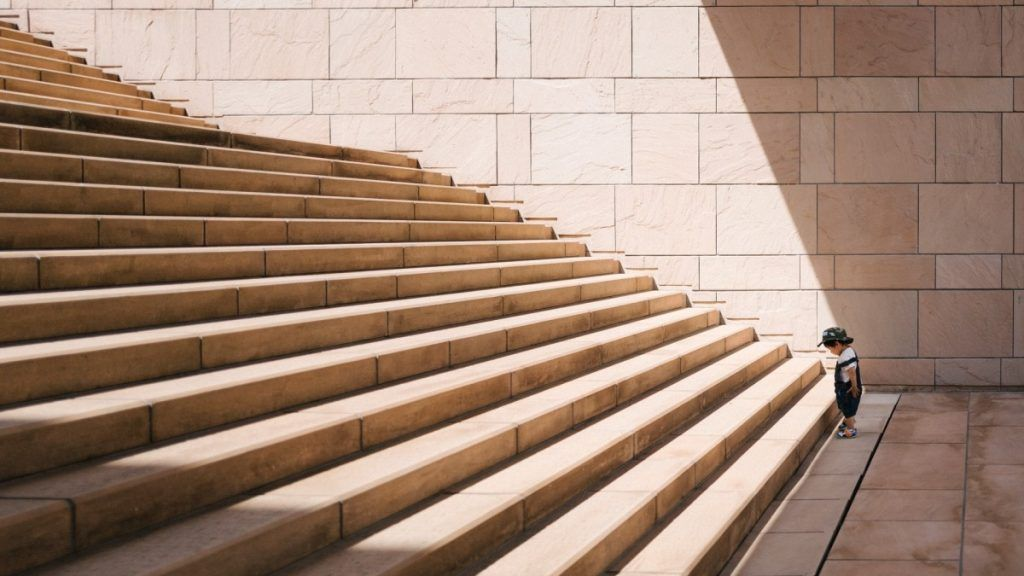
#> input picture images/stairs.jpg, 1024 x 576 px, found by its file name
$ jupyter execute lines.ipynb
#> lines starting #> are read from the running program, lines starting #| are printed output that depends on the picture; after the words box and inside, x2 and y2 are one past the last pixel; in counts of white or black regions, pixels touching at a corner belong together
### Loading the Required libraries

[cell 1]
import cv2
import numpy as np
import matplotlib.pyplot as plt

[cell 2]
path = "/home/chaitanya/computer_vision/images/"

[cell 3]
stairs_image_path = path + "stairs.jpg"
stairs_image = cv2.imread(stairs_image_path, cv2.IMREAD_GRAYSCALE)
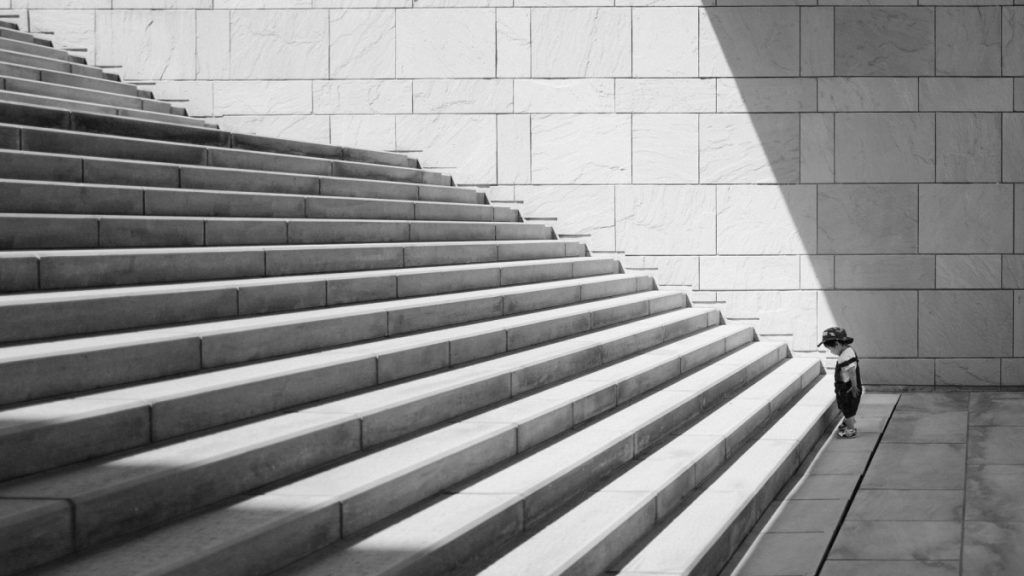
#> stairs_image: shape (576, 1024); min 0, max 252, mean 142.2
plt.figure(figsize=(6, 6))
plt.imshow(stairs_image, cmap="gray")
plt.show()

##### Applying Edge detector using Canny

[cell 4]
stairs_canny_edges = cv2.Canny(stairs_image, 400, 500)
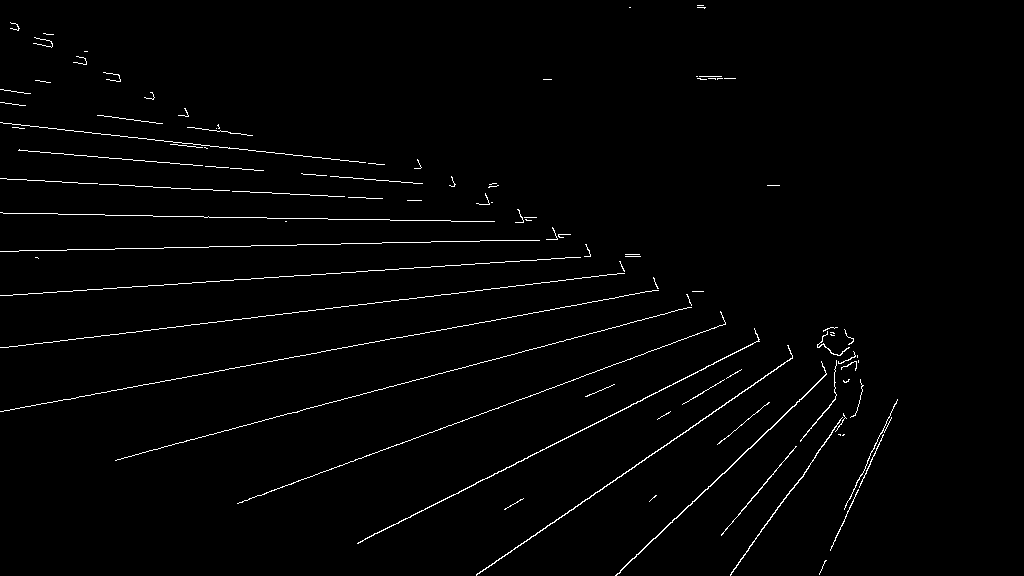
#> stairs_canny_edges: shape (576, 1024); 1.5% white in thin lines or dots, all inside (x1, y1, x2, y2) = (0, 5, 898, 576)
plt.figure(figsize=(6, 6))
plt.imshow(stairs_canny_edges, cmap="gray")
plt.show()

##### Performing Hough Transform

[cell 5]
lines = cv2.HoughLines(stairs_canny_edges, 1, np.pi / 180, threshold=100)
#> lines = 23 rows, first 8: [474, 1.31], [213, 1.59], [346, 1.45], [178, 1.62], [647, 1.1], [295, 1.5], [553, 1.22], [249, 1.55]

[cell 6]
for line in lines:
    rho, theta = line[0]
    a = np.cos(theta)
    b = np.sin(theta)
    x0 = a * rho
    y0 = b * rho
    x1 = int(x0 + 1000 * (-b))
    y1 = int(y0 + 1000 * (a))
    x2 = int(x0 - 1000 * (-b))
    y2 = int(y0 - 1000 * (a))
    cv2.line(stairs_image, (x1, y1), (x2, y2), (0, 0, 255), 2)
#> this loop made 23 passes
#> (rho, theta, a, b, x0, y0, x1, y1) on passes 1 to 12: (474, 1.31, 0.259, 0.966, 122.7, 457.8, -843, 716), (213, 1.59, -0.0175, 1, -3.72, 213, -1003, 195), (346, 1.45, 0.122, 0.993, 42.17, 343.4, -950, 465), (178, 1.62, -0.0523, 0.999, -9.32, 177.8, -1007, 125), (647, 1.1, 0.454, 0.891, 293.7, 576.5, -597, 1030), (295, 1.5, 0.0698, 0.998, 20.58, 294.3, -976, 364), (553, 1.22, 0.342, 0.94, 189.1, 519.7, -750, 861), (249, 1.55, 0.0175, 1, 4.35, 249, -995, 266), (123, 1.68, -0.105, 0.995, -12.86, 122.3, -1007, 17), (147, 1.66, -0.0872, 0.996, -12.81, 146.4, -1009, 59), (746, 0.96, 0.574, 0.819, 427.9, 611.1, -391, 1184), (842, 0.803, 0.695, 0.719, 584.9, 605.7, -134, 1300)
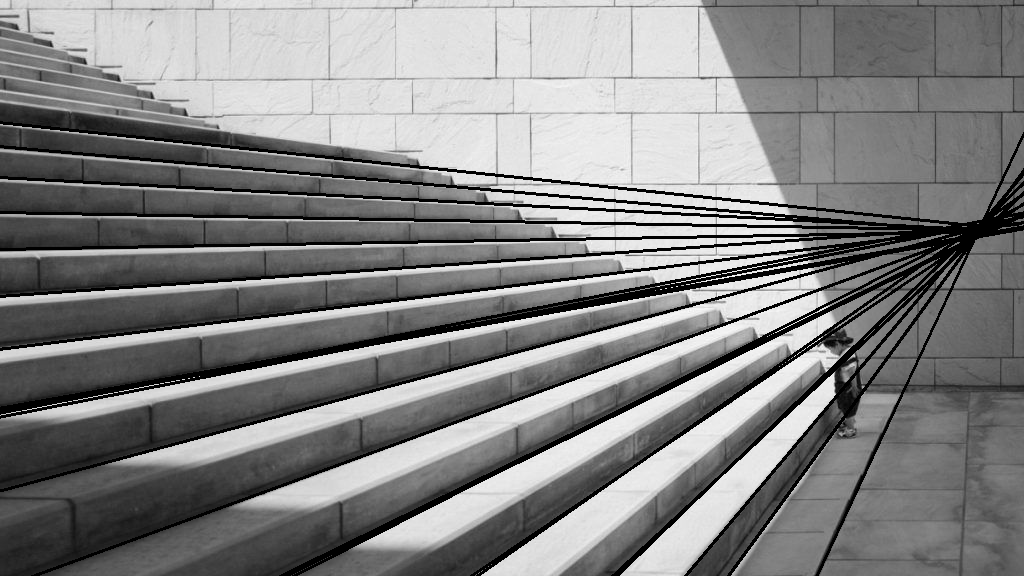
#> stairs_image: shape (576, 1024); 8.38% of pixels changed, all inside (x1, y1, x2, y2) = (0, 121, 1024, 576)

[cell 7]
plt.figure(figsize=(12, 6))
plt.subplot(1, 2, 1)
plt.imshow(stairs_canny_edges, cmap="gray")
plt.title("Edge Image")
plt.subplot(1, 2, 2)
plt.imshow(stairs_image, cmap="gray")
plt.title("Image with Hough Lines")
plt.show()
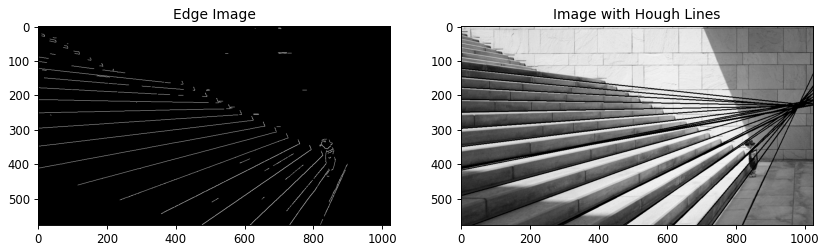
#> figure drawn by matplotlib, 2 panels

$ run again, with images/elephant.jpg copied over images/stairs.jpg
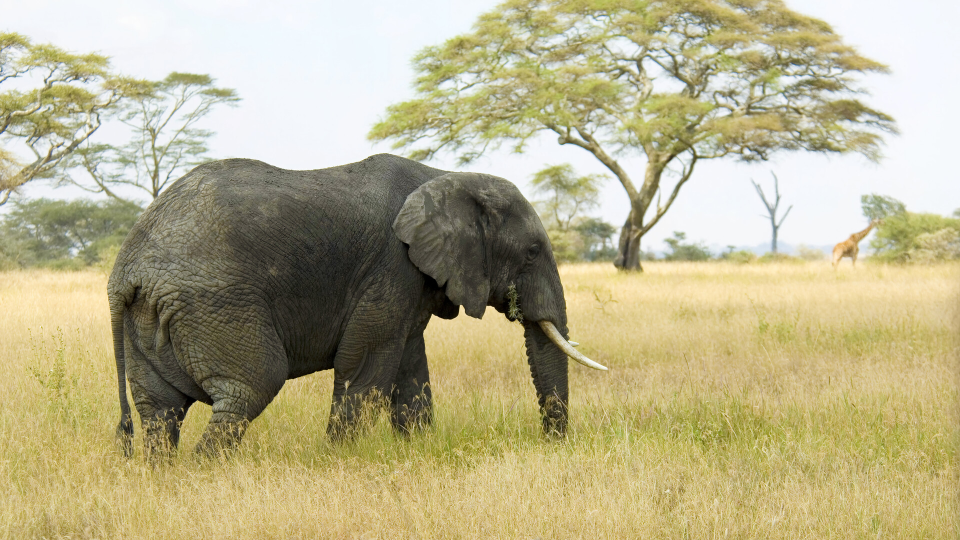
#> input picture images/elephant.jpg, 1920 x 1080 px, found by its file name (shown at 1/2 size)
#> `stairs_canny_edges = cv2.Canny(stairs_image, 400, 500)`:
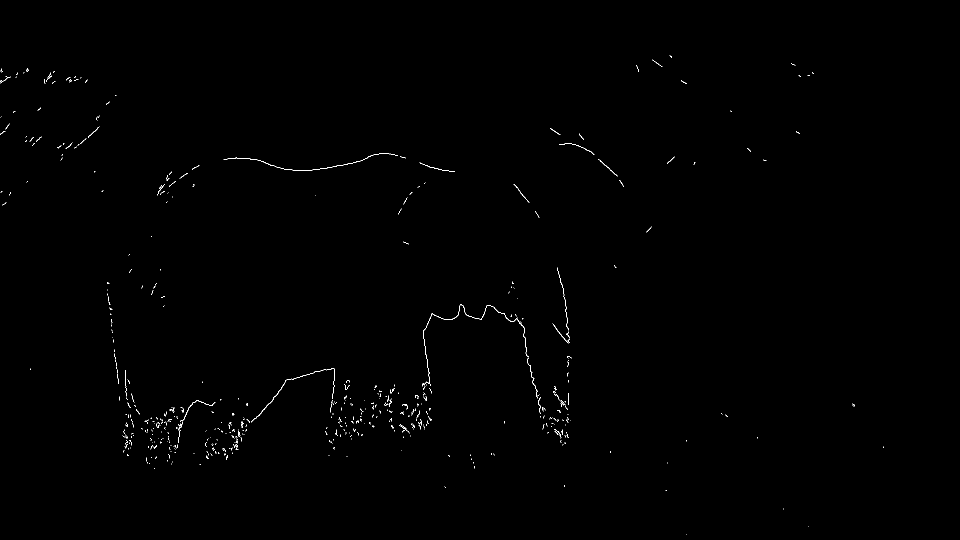
#> stairs_canny_edges: shape (1080, 1920) (shown at 1/2 size); 0.28% white in thin lines or dots, all inside (x1, y1, x2, y2) = (0, 111, 1768, 1069)
#> lines = None
#> `plt.show()`:
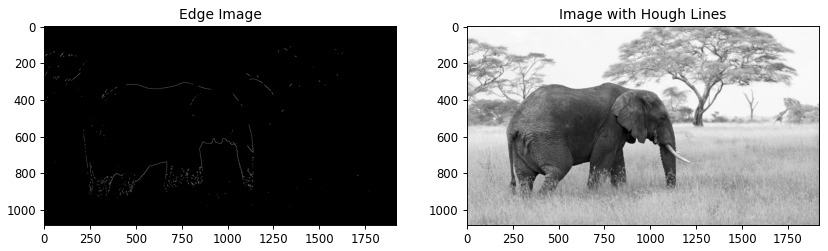
#> figure drawn by matplotlib, 2 panels
